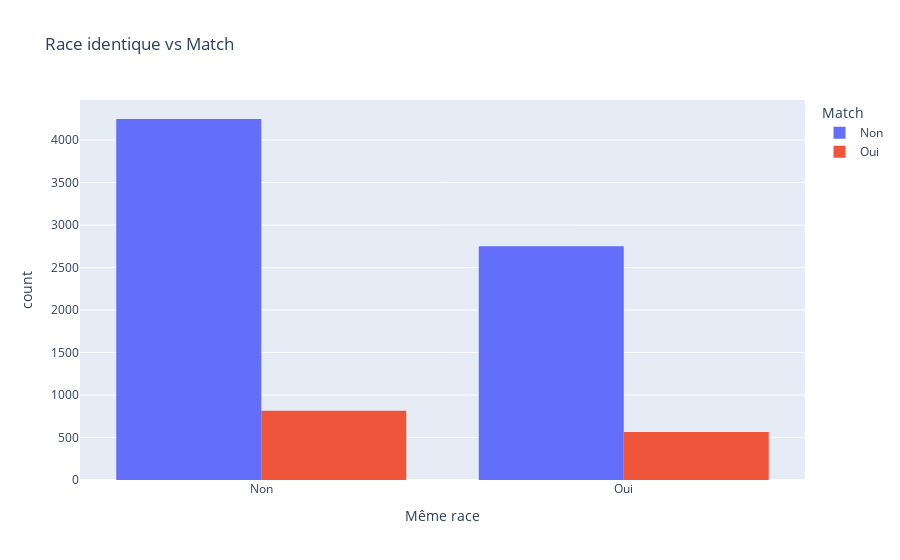

Write notebook code for a chart like this one.
### Markdown cell above
La race identique a-t-elle une importance

### Code cell
fig = px.histogram(df_tinder, x='samerace', color='match', barmode='group',
                   title='Race identique vs Match',
                   labels={'samerace': 'Même race', 'match': 'Match'})
fig.show()

### Figure 1 — Plotly figure (JSON) as saved in the notebook; plotly's stock layout.template omitted (floating-point values rounded to 4 significant figures; data arrays with more than 128 entries replaced by an {"elided": "..."} marker saying what was removed)
{"data": [{"alignmentgroup": "True", "bingroup": "x", "hovertemplate": "Match=Non<br>Même race=%{x}<br>count=%{y}<extra></extra>", "legendgroup": "Non", "marker": {"color": "#636efa", "pattern": {"shape": ""}}, "name": "Non", "offsetgroup": "Non", "orientation": "v", "showlegend": true, "type": "histogram", "x": {"elided": "6998 str values"}, "xaxis": "x", "yaxis": "y"}, {"alignmentgroup": "True", "bingroup": "x", "hovertemplate": "Match=Oui<br>Même race=%{x}<br>count=%{y}<extra></extra>", "legendgroup": "Oui", "marker": {"color": "#EF553B", "pattern": {"shape": ""}}, "name": "Oui", "offsetgroup": "Oui", "orientation": "v", "showlegend": true, "type": "histogram", "x": {"elided": "1380 str values"}, "xaxis": "x", "yaxis": "y"}], "layout": {"barmode": "group", "legend": {"title": {"text": "Match"}, "tracegroupgap": 0}, "title": {"text": "Race identique vs Match"}, "xaxis": {"anchor": "y", "domain": [0, 1], "title": {"text": "Même race"}}, "yaxis": {"anchor": "x", "domain": [0, 1], "title": {"text": "count"}}}}
